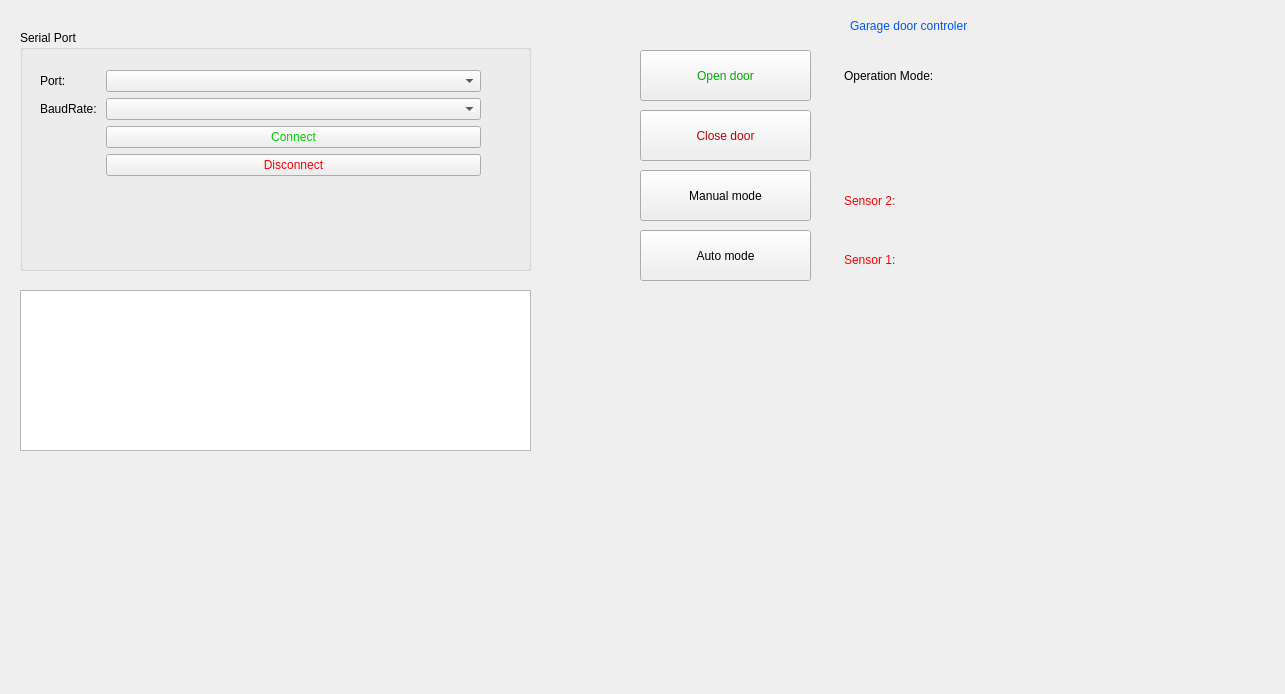
<?xml version="1.0" encoding="UTF-8"?>
<ui version="4.0">
 <class>Widget</class>
 <widget class="QWidget" name="Widget">
  <property name="geometry">
   <rect>
    <x>0</x>
    <y>0</y>
    <width>1285</width>
    <height>694</height>
   </rect>
  </property>
  <property name="windowTitle">
   <string>Form</string>
  </property>
  <property name="styleSheet">
   <string notr="true"/>
  </property>
  <widget class="QGroupBox" name="groupBox">
   <property name="geometry">
    <rect>
     <x>20</x>
     <y>30</y>
     <width>511</width>
     <height>241</height>
    </rect>
   </property>
   <property name="title">
    <string>Serial Port</string>
   </property>
   <widget class="QWidget" name="formLayoutWidget">
    <property name="geometry">
     <rect>
      <x>20</x>
      <y>40</y>
      <width>441</width>
      <height>193</height>
     </rect>
    </property>
    <layout class="QFormLayout" name="formLayout">
     <item row="0" column="0">
      <widget class="QLabel" name="label">
       <property name="styleSheet">
        <string notr="true">font: 11pt &quot;Segoe Print&quot;;
</string>
       </property>
       <property name="text">
        <string>Port: </string>
       </property>
      </widget>
     </item>
     <item row="1" column="0">
      <widget class="QLabel" name="label_2">
       <property name="styleSheet">
        <string notr="true">font: 11pt &quot;Segoe Print&quot;;
</string>
       </property>
       <property name="text">
        <string>BaudRate: </string>
       </property>
      </widget>
     </item>
     <item row="0" column="1">
      <widget class="QComboBox" name="cbDevice">
       <property name="styleSheet">
        <string notr="true">font: 10pt &quot;MS Shell Dlg 2&quot;;
</string>
       </property>
      </widget>
     </item>
     <item row="1" column="1">
      <widget class="QComboBox" name="cbBaudRate">
       <property name="styleSheet">
        <string notr="true">font: 10pt &quot;MS Shell Dlg 2&quot;;
</string>
       </property>
      </widget>
     </item>
     <item row="2" column="1">
      <widget class="QPushButton" name="pbOpenSerial">
       <property name="whatsThis">
        <string>&lt;html&gt;&lt;head/&gt;&lt;body&gt;&lt;p&gt;&lt;br/&gt;&lt;/p&gt;&lt;p&gt;&lt;br/&gt;&lt;/p&gt;&lt;p&gt;&lt;br/&gt;&lt;/p&gt;&lt;/body&gt;&lt;/html&gt;</string>
       </property>
       <property name="styleSheet">
        <string notr="true">font: 12pt &quot;Segoe Print&quot;;
color: rgb(0, 204, 0);</string>
       </property>
       <property name="text">
        <string>Connect</string>
       </property>
      </widget>
     </item>
     <item row="3" column="1">
      <widget class="QPushButton" name="pbCloseSerial">
       <property name="styleSheet">
        <string notr="true">font: 12pt &quot;Segoe Print&quot;;
color: rgb(255, 0, 0);
</string>
       </property>
       <property name="text">
        <string>Disconnect</string>
       </property>
      </widget>
     </item>
    </layout>
   </widget>
  </widget>
  <widget class="QTextEdit" name="teLog">
   <property name="geometry">
    <rect>
     <x>20</x>
     <y>290</y>
     <width>511</width>
     <height>161</height>
    </rect>
   </property>
   <property name="styleSheet">
    <string notr="true">font: 11pt &quot;Segoe Print&quot;;
</string>
   </property>
  </widget>
  <widget class="QPushButton" name="opendoor">
   <property name="geometry">
    <rect>
     <x>640</x>
     <y>50</y>
     <width>171</width>
     <height>51</height>
    </rect>
   </property>
   <property name="styleSheet">
    <string notr="true">font: 12pt &quot;Segoe Print&quot;;
color: rgb(0, 170, 0);
</string>
   </property>
   <property name="text">
    <string>Open door</string>
   </property>
  </widget>
  <widget class="QPushButton" name="closedoor">
   <property name="geometry">
    <rect>
     <x>640</x>
     <y>110</y>
     <width>171</width>
     <height>51</height>
    </rect>
   </property>
   <property name="styleSheet">
    <string notr="true">font: 12pt &quot;Segoe Print&quot;;
color: rgb(194, 0, 0);
</string>
   </property>
   <property name="text">
    <string>Close door</string>
   </property>
  </widget>
  <widget class="QPushButton" name="Manualmode">
   <property name="geometry">
    <rect>
     <x>640</x>
     <y>170</y>
     <width>171</width>
     <height>51</height>
    </rect>
   </property>
   <property name="styleSheet">
    <string notr="true">font: 12pt &quot;Segoe Print&quot;;
</string>
   </property>
   <property name="text">
    <string>Manual mode</string>
   </property>
  </widget>
  <widget class="QPushButton" name="Automode">
   <property name="geometry">
    <rect>
     <x>640</x>
     <y>230</y>
     <width>171</width>
     <height>51</height>
    </rect>
   </property>
   <property name="styleSheet">
    <string notr="true">font: 12pt &quot;Segoe Print&quot;;
</string>
   </property>
   <property name="text">
    <string>Auto mode</string>
   </property>
  </widget>
  <widget class="QLabel" name="titile_sensor2">
   <property name="geometry">
    <rect>
     <x>844</x>
     <y>180</y>
     <width>101</width>
     <height>41</height>
    </rect>
   </property>
   <property name="styleSheet">
    <string notr="true">font: 12pt &quot;Segoe Print&quot;;

color: rgb(255, 0, 0);</string>
   </property>
   <property name="text">
    <string>Sensor 2:</string>
   </property>
  </widget>
  <widget class="QLabel" name="title_sensor1">
   <property name="geometry">
    <rect>
     <x>844</x>
     <y>239</y>
     <width>101</width>
     <height>41</height>
    </rect>
   </property>
   <property name="styleSheet">
    <string notr="true">font: 12pt &quot;Segoe Print&quot;;

color: rgb(255, 0, 0);</string>
   </property>
   <property name="text">
    <string>Sensor 1:</string>
   </property>
  </widget>
  <widget class="QLabel" name="Operationmode">
   <property name="geometry">
    <rect>
     <x>844</x>
     <y>60</y>
     <width>171</width>
     <height>31</height>
    </rect>
   </property>
   <property name="styleSheet">
    <string notr="true">
font: 12pt &quot;Segoe Print&quot;;</string>
   </property>
   <property name="text">
    <string>Operation Mode: </string>
   </property>
  </widget>
  <widget class="QLabel" name="manual">
   <property name="geometry">
    <rect>
     <x>844</x>
     <y>120</y>
     <width>421</width>
     <height>31</height>
    </rect>
   </property>
   <property name="text">
    <string/>
   </property>
  </widget>
  <widget class="QLabel" name="tinhieuSensor1">
   <property name="geometry">
    <rect>
     <x>964</x>
     <y>239</y>
     <width>301</width>
     <height>41</height>
    </rect>
   </property>
   <property name="text">
    <string/>
   </property>
  </widget>
  <widget class="QLabel" name="tinhieusensor2">
   <property name="geometry">
    <rect>
     <x>960</x>
     <y>180</y>
     <width>301</width>
     <height>41</height>
    </rect>
   </property>
   <property name="whatsThis">
    <string>&lt;html&gt;&lt;head/&gt;&lt;body&gt;&lt;p&gt;adasda&lt;/p&gt;&lt;p&gt;&lt;br/&gt;&lt;/p&gt;&lt;/body&gt;&lt;/html&gt;</string>
   </property>
   <property name="styleSheet">
    <string notr="true">font: 10pt &quot;MS Shell Dlg 2&quot;;</string>
   </property>
   <property name="text">
    <string/>
   </property>
  </widget>
  <widget class="QLabel" name="operation">
   <property name="geometry">
    <rect>
     <x>1024</x>
     <y>56</y>
     <width>251</width>
     <height>41</height>
    </rect>
   </property>
   <property name="styleSheet">
    <string notr="true">font: 13pt &quot;Segoe Print&quot;;
</string>
   </property>
   <property name="text">
    <string/>
   </property>
  </widget>
  <widget class="QLabel" name="hienthithongtin">
   <property name="geometry">
    <rect>
     <x>640</x>
     <y>300</y>
     <width>621</width>
     <height>101</height>
    </rect>
   </property>
   <property name="styleSheet">
    <string notr="true">font: 30pt &quot;Segoe Print&quot;;
color: rgb(0, 125, 0);</string>
   </property>
   <property name="text">
    <string/>
   </property>
  </widget>
  <widget class="QLabel" name="titile">
   <property name="geometry">
    <rect>
     <x>850</x>
     <y>10</y>
     <width>271</width>
     <height>31</height>
    </rect>
   </property>
   <property name="styleSheet">
    <string notr="true">font: 14pt &quot;Segoe Print&quot;;

color: rgb(0, 85, 255);</string>
   </property>
   <property name="text">
    <string>Garage door controler</string>
   </property>
  </widget>
 </widget>
 <resources/>
 <connections/>
</ui>
